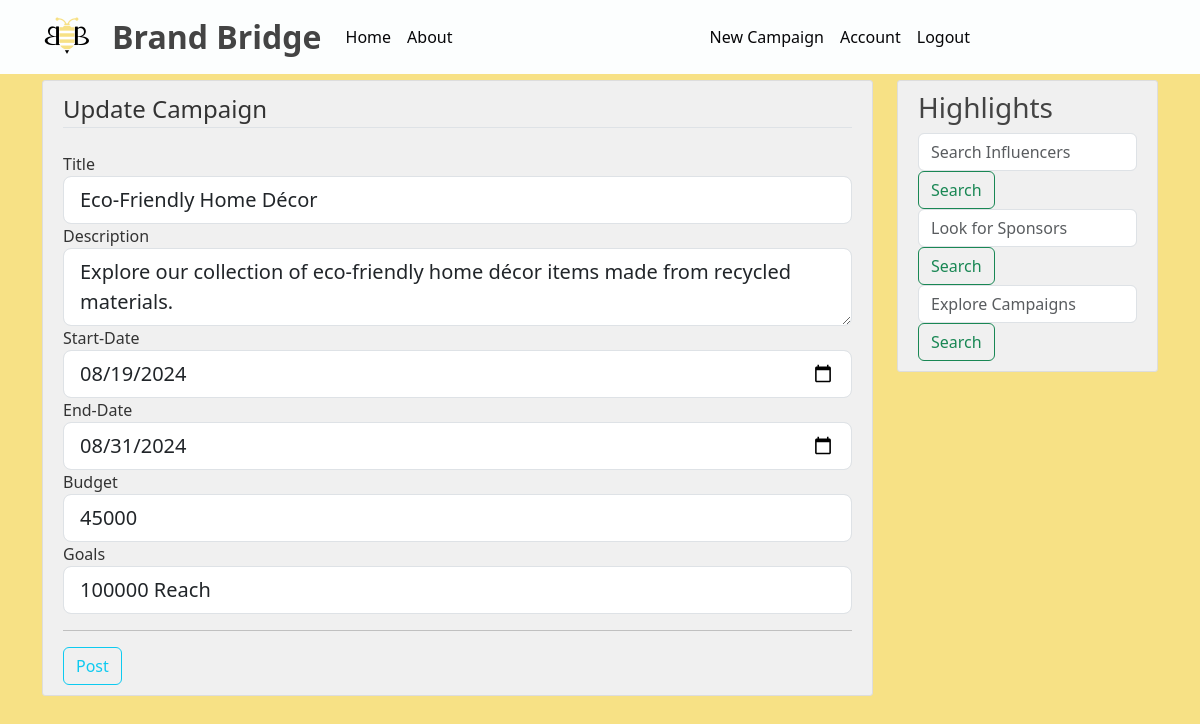
Page /post/10/update (signed in) on the committed database.
### BrandBridge/models.py (models this page shows, shortened)
class Campaign(db.Model):
    id = db.Column(db.Integer, primary_key=True)
    title = db.Column(db.String(100), nullable=False)
    desc = db.Column(db.Text, nullable=False)
    date_posted = db.Column(db.DateTime, nullable=False, default=lambda: datetime.now(timezone("Asia/Kolkata")))
    start_date = db.Column(db.DateTime, nullable=False)
    end_date = db.Column(db.DateTime, nullable=False)
    budget = db.Column(db.String(15), nullable=False)
    goals = db.Column(db.Text, nullable=False)
    sponsor_id = db.Column(db.Integer, db.ForeignKey('sponsor.id'), nullable=False)
    ad_requests = db.relationship('AdRequest', backref='campaign', lazy=True)

### BrandBridge/routes.py (the view)
@app.route("/post/<int:campaign_id>/update", methods=['GET', 'POST'])
@login_required
def update_campaign(campaign_id):
    campaign = Campaign.query.get_or_404(campaign_id)
    if campaign.owner != current_user:
        abort(403)
    form = PostCampaign()
    if form.validate_on_submit():
        campaign.title = form.title.data
        campaign.desc = form.desc.data
        campaign.start_date = form.start_date.data
        campaign.end_date = form.end_date.data
        campaign.budget = form.budget.data
        campaign.goals = form.goals.data
        db.session.commit()
        flash('Your Campaign has been Updated!', 'success')
        return redirect(url_for('campaign', campaign_id=campaign.id))
    elif request.method == 'GET':
        form.title.data = campaign.title
        form.desc.data = campaign.desc
        form.start_date.data = campaign.start_date
        form.end_date.data = campaign.end_date
        form.budget.data = campaign.budget
        form.goals.data = campaign.goals
    return render_template('new_campaign.html',
                           title='Update Campaign',
                           form=form,
                           legend='Update Campaign')

### BrandBridge/forms.py
class PostCampaign(FlaskForm):
    title = StringField('Title', validators=[DataRequired()])
    desc = TextAreaField('Description', validators=[DataRequired()])
    start_date = DateField('Start-Date', validators=[DataRequired()])
    end_date = DateField('End-Date', validators=[DataRequired()])
    budget = StringField('Budget', validators=[DataRequired()])
    goals = StringField('Goals', validators=[DataRequired()])
    submit = SubmitField('Post')

### BrandBridge/models.py (called while the page is built)
@login_manager.user_loader
def load_user(user_id):
    who = session.get('who')
    if who=='sponsor':
        return Sponsor.query.get(int(user_id))
    elif who=='influencer':
        return Influencer.query.get(int(user_id))

### BrandBridge/templates/new_campaign.html (shortened to what this page needs)
{% extends "layout.html" %}
{% block content %}
<div class="content-section">
    <form method="POST" action="">
        <fieldset class="form-group">
            <legend class="border-bottom mb-4">{{ legend }}</legend>
            <div class="form-group">
                {{ form.title.label(class="form-control-label") }}
                {% if form.title.errors %}
                    {{ form.title(class="form-control form-control-lg is-invalid") }}
                    <div class="invalid-feedback">
                        {% for error in form.title.errors %}
                            <span>{{ error }}</span>
                        {% endfor %}
                    </div>
                {% else %}
                    {{ form.title(class="form-control form-control-lg") }}
                {% endif %}
            </div>
            <div class="form-group">
                {{ form.desc.label(class="form-control-label") }}
                {% if form.desc.errors %}
                    {{ form.desc(class="form-control form-control-lg is-invalid") }}
                    <div class="invalid-feedback">
                        {% for error in form.desc.errors %}
                            <span>{{ error }}</span>
                        {% endfor %}
                    </div>
                {% else %}
                    {{ form.desc(class="form-control form-control-lg") }}
                {% endif %}
            </div>
            <div class="form-group">
                {{ form.start_date.label(class="form-control-label") }}
                {% if form.start_date.errors %}
                    {{ form.start_date(class="form-control form-control-lg is-invalid") }}
                    <div class="invalid-feedback">
                        {% for error in form.start_date.errors %}
                            <span>{{ error }}</span>
                        {% endfor %}
                    </div>
                {% else %}
                    {{ form.start_date(class="form-control form-control-lg") }}
                {% endif %}
            </div>
            <div class="form-group">
                {{ form.end_date.label(class="form-control-label") }}
                {% if form.end_date.errors %}
                    {{ form.end_date(class="form-control form-control-lg is-invalid") }}
                    <div class="invalid-feedback">
                        {% for error in form.end_date.errors %}
                            <span>{{ error }}</span>
                        {% endfor %}
                    </div>
                {% else %}
                    {{ form.end_date(class="form-control form-control-lg") }}
                {% endif %}
            </div>
            <div class="form-group">
                {{ form.budget.label(class="form-control-label") }}
                {% if form.budget.errors %}
                    {{ form.budget(class="form-control form-control-lg is-invalid") }}
                    <div class="invalid-feedback">
                        {% for error in form.budget.errors %}
                            <span>{{ error }}</span>
                        {% endfor %}
                    </div>
                {% else %}
                    {{ form.budget(class="form-control form-control-lg") }}
                {% endif %}
            </div>
            <div class="form-group">
                {{ form.goals.label(class="form-control-label") }}
                {% if form.goals.errors %}
                    {{ form.goals(class="form-control form-control-lg is-invalid") }}
                    <div class="invalid-feedback">
                        {% for error in form.goals.errors %}
                            <span>{{ error }}</span>
                        {% endfor %}
                    </div>
                {% else %}
                    {{ form.goals(class="form-control form-control-lg") }}
                {% endif %}
            </div>
        </fieldset>
        <hr>
        <div class="form-group">
            {{ form.submit(class="btn btn-outline-info")}}
        </div>
    </form>
</div>
{% endblock content %}

### BrandBridge/static/main.css (style rules this page uses)
body { background: #f7e185; color: #333333; margin-top: 5rem; }
.content-section { background: #f0f0f0; padding: 10px 20px; border: 1px solid #dddddd; border-radius: 3px; margin-bottom: 20px; }

### rows in the picture
Campaign: title "Eco-Friendly Home Décor", desc "Explore our collection of eco-friendly home décor items made from recycled materials.", start_date "08/19/2024", end_date "08/31/2024", budget "45000", goals "100000 Reach"

### other values in the picture
{{ legend }} "Update Campaign"
